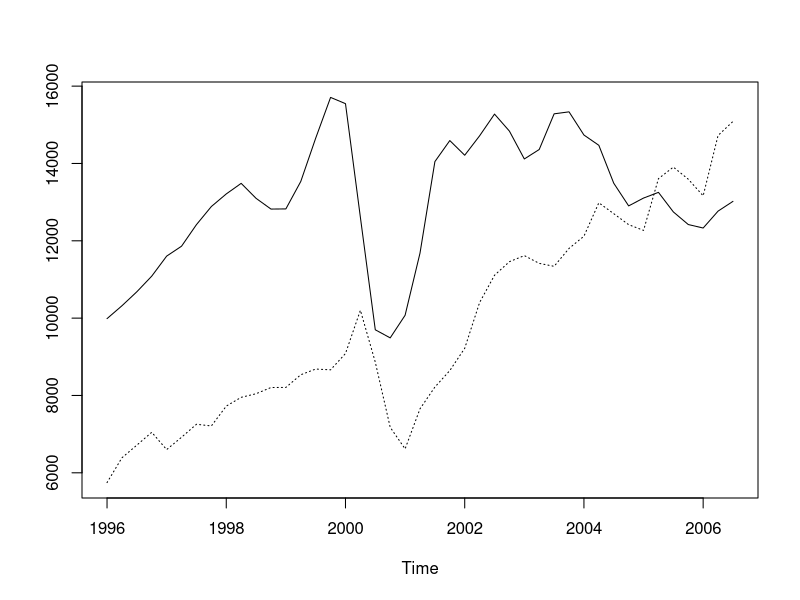
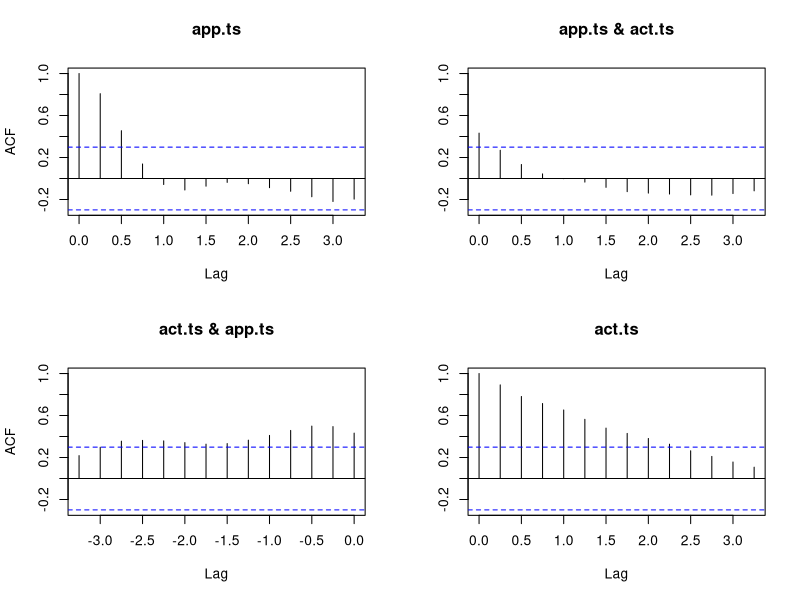

Reproduce these figures in R, in order. (Note: this script raises an error after producing the figures.)
## ---- chunk 1
knitr::opts_chunk$set(echo = TRUE)
## ---- chunk 2
build = read.table('ApprovActiv.dat', header = T); attach(build);
app.ts = ts(Approvals, start = c(1996,1), freq = 4)
act.ts = ts(Activity, start = c(1996,1), freq = 4)
ts.plot(app.ts, act.ts, lty = c(1,3))
acf(ts.union(app.ts, act.ts))
## ---- chunk 3
# autocorrelation and cross-correlation of random components
app.ran = decompose(app.ts)$random
app.ran.ts = window(app.ran, start = c(1996,3))
act.ran = decompose(act.ts)$random
act.ran.ts = window(act.ran, start = c(1996,3))
acf(ts.union(app.ran.ts, act.ran.ts))
ccf(app.ran.ts, act.ran.ts)
## ---- chunk 4
wine = read.table('wine.dat', header = T)
attach(wine)

sweetw.ts = ts(sweetw, start = c(1980,1), freq = 12)
plot(sweetw.ts, xlab = 'Time (months)', ylab = 'sales(1000 litres)')

# Holt-Winters exponential smoother
sweetw.hw = HoltWinters(sweetw.ts, seasonal = 'mult')
sweetw.hw; sweetw.hw$coef; sweetw.hw$SSE
sqrt(sweetw.hw$SSE / length(sweetw))
sd(sweetw)

plot(sweetw.hw$fitted)
plot(sweetw.hw)
## ---- chunk 5
ap.hw = HoltWinters(ap, seasonal = 'mult')
plot(ap.hw)

# prediction with H-W smoother
ap.predict = predict(ap.hw, n.ahead = 4*12)
ts.plot(ap, ap.predict, lty = 1:2)
